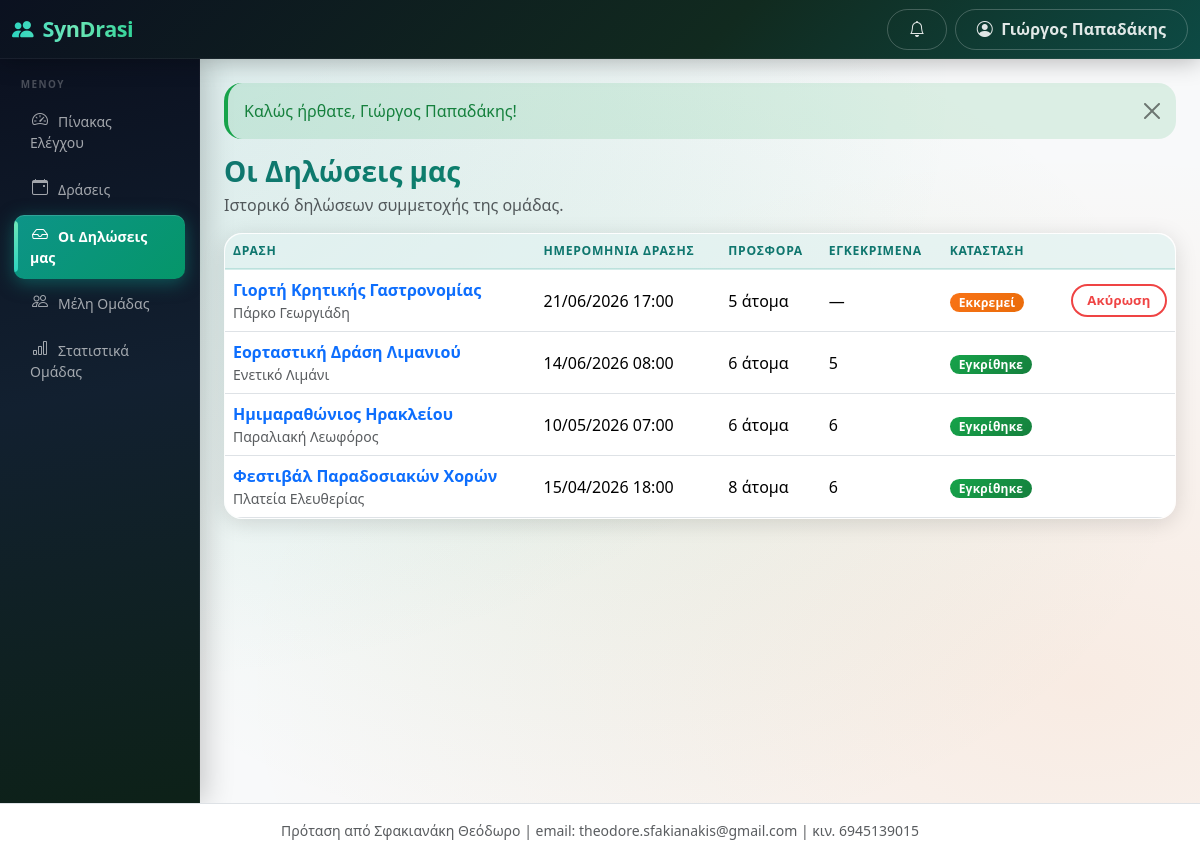
Screenshot of /public/team/applications (signed in) with the database file from the repository.
### tables this page shows
CREATE TABLE users (
  id INT AUTO_INCREMENT PRIMARY KEY,
  municipality_id INT NULL,
  team_id INT NULL,
  name VARCHAR(255) NOT NULL,
  email VARCHAR(255) NOT NULL UNIQUE,
  phone VARCHAR(50) NULL,
  password_hash VARCHAR(255) NOT NULL,
  role ENUM('super_admin','municipality_admin','team_admin','event_operator') NOT NULL,
  status ENUM('active','inactive') NOT NULL DEFAULT 'active',
  last_login_at DATETIME NULL,
  created_at DATETIME NOT NULL DEFAULT CURRENT_TIMESTAMP,
  updated_at DATETIME NULL ON UPDATE CURRENT_TIMESTAMP,
  INDEX idx_users_municipality_id (municipality_id),
  INDEX idx_users_team_id (team_id)
);

CREATE TABLE event_applications (
  id INT AUTO_INCREMENT PRIMARY KEY,
  municipality_id INT NOT NULL,
  event_id INT NOT NULL,
  team_id INT NOT NULL,
  offered_people INT NOT NULL DEFAULT 0,
  offered_vehicle TINYINT(1) NOT NULL DEFAULT 0,
  offered_medical_equipment TINYINT(1) NOT NULL DEFAULT 0,
  comment TEXT NULL,
  status ENUM('pending','approved','rejected','cancelled') NOT NULL DEFAULT 'pending',
  approved_people INT NULL,
  admin_comment TEXT NULL,
  submitted_at DATETIME NOT NULL DEFAULT CURRENT_TIMESTAMP,
  reviewed_at DATETIME NULL,
  reviewed_by INT NULL,
  created_at DATETIME NOT NULL DEFAULT CURRENT_TIMESTAMP,
  updated_at DATETIME NULL ON UPDATE CURRENT_TIMESTAMP,
  UNIQUE KEY unique_event_team (event_id, team_id),
  INDEX idx_applications_municipality_id (municipality_id),
  INDEX idx_applications_event_id (event_id),
  INDEX idx_applications_team_id (team_id),
  INDEX idx_applications_status (status)
);

CREATE TABLE events (
  id INT AUTO_INCREMENT PRIMARY KEY,
  municipality_id INT NOT NULL,
  category_id INT NULL,
  title VARCHAR(255) NOT NULL,
  description TEXT NULL,
  location_name VARCHAR(255) NULL,
  address VARCHAR(255) NULL,
  latitude DECIMAL(10,7) NULL,
  longitude DECIMAL(10,7) NULL,
  start_datetime DATETIME NOT NULL,
  end_datetime DATETIME NOT NULL,
  requested_people INT NOT NULL DEFAULT 0,
  requested_vehicle TINYINT(1) NOT NULL DEFAULT 0,
  requested_medical_equipment TINYINT(1) NOT NULL DEFAULT 0,
  instructions TEXT NULL,
  status ENUM('draft','open','review','confirmed','active','completed','cancelled') NOT NULL DEFAULT 'draft',
  published_at DATETIME NULL,
  created_by INT NOT NULL,
  created_at DATETIME NOT NULL DEFAULT CURRENT_TIMESTAMP,
  updated_at DATETIME NULL ON UPDATE CURRENT_TIMESTAMP,
  INDEX idx_events_municipality_id (municipality_id),
  INDEX idx_events_status (status),
  INDEX idx_events_start_datetime (start_datetime)
);

### app/Controllers/TeamPortalController.php (called while the page is built, shortened)
<?php
class TeamPortalController
{
    public function applications()
    {
        requireRole(['team_admin']);
        $applications = EventApplication::forTeam(current_team_id());
        render('team/applications', ['pageTitle' => 'Οι Δηλώσεις μας', 'applications' => $applications]);
    }
}

### public/index.php (called while the page is built, shortened)
<?php
require BASE_PATH . '/app/Helpers/functions.php';
require BASE_PATH . '/app/Helpers/Router.php';
spl_autoload_register(function ($class) {
    foreach (['Controllers', 'Models', 'Services'] as $dir) {
        $file = BASE_PATH . '/app/' . $dir . '/' . $class . '.php';
        if (is_file($file)) {
            return;
        }
    }
});
$router = new Router();
$router->dispatch($_SERVER['REQUEST_METHOD'], $_SERVER['REQUEST_URI']);

### app/Middleware/access.php (called while the page is built, shortened)
<?php
function requireLogin()
{
    if (!is_logged_in() || !current_user()) {
        if (wants_json()) {
            json_out(['success' => false, 'message' => 'Απαιτείται σύνδεση.'], 401);
        }
        flash_set('warning', 'Παρακαλούμε συνδεθείτε για να συνεχίσετε.');
        redirect('/login');
    }
}
function requireRole(array $roles)
{
    requireLogin();
}

### app/Models/EventApplication.php (called while the page is built, shortened)
<?php
class EventApplication
{
    public static function forTeam($teamId)
    {
        return dbq(
            'SELECT ea.*, e.title AS event_title, e.status AS event_status, e.start_datetime, e.end_datetime, e.location_name
             FROM event_applications ea
             JOIN events e ON e.id = ea.event_id
             WHERE ea.team_id = :tid
             ORDER BY e.start_datetime DESC',
            ['tid' => $teamId]
        )->fetchAll();
    }
}

### views/team/applications.php (the view, shortened to what this page needs)
<h1 class="h3 mb-1">Οι Δηλώσεις μας</h1>
<p class="text-muted">Ιστορικό δηλώσεων συμμετοχής της ομάδας.</p>
<div class="card shadow-sm">
  <?php if (!$applications): ?>
    <div class="card-body text-muted">Δεν έχετε υποβάλει ακόμη δηλώσεις συμμετοχής.</div>
  <?php else: ?>
    <div class="table-responsive">
      <table class="table table-hover mb-0">
        <thead><tr><th>Δράση</th><th>Ημερομηνία δράσης</th><th>Προσφορά</th><th>Εγκεκριμένα</th><th>Κατάσταση</th><th></th></tr></thead>
        <tbody>
          <?php foreach ($applications as $a): ?>
            <tr>
              <td>
                <a class="text-decoration-none fw-semibold" href="<?= e(url('/team/events/' . $a['event_id'])) ?>"><?= e($a['event_title']) ?></a>
                <div class="small text-muted"><?= e($a['location_name'] ?: '') ?></div>
              </td>
              <td><?= e(gr_datetime($a['start_datetime'])) ?></td>
              <td><?= (int) $a['offered_people'] ?> άτομα</td>
              <td><?= $a['approved_people'] !== null ? (int) $a['approved_people'] : '—' ?></td>
              <td><?= status_badge($a['status']) ?></td>
              <td class="text-end">
                <?php if ($a['status'] === 'pending'): ?>
                  <form method="post" action="<?= e(url('/team/applications/' . $a['id'] . '/cancel')) ?>"
                        onsubmit="return confirm('Να ακυρωθεί η δήλωση συμμετοχής;')">
                    <button class="btn btn-sm btn-outline-danger">Ακύρωση</button>
                  </form>
                <?php endif; ?>
              </td>
            </tr>
          <?php endforeach; ?>
        </tbody>
      </table>
    </div>
  <?php endif; ?>
</div>

### app/Helpers/Router.php (shortened to what this page needs)
<?php
class Router
{
    private $routes = [];
    public function get($pattern, $handler)
    {
        $this->routes[] = ['GET', $pattern, $handler];
    }
    public function post($pattern, $handler)
    {
        $this->routes[] = ['POST', $pattern, $handler];
    }
    public function dispatch($method, $uri)
    {
        $path = parse_url($uri, PHP_URL_PATH);
        $base = base_uri();
        if ($base !== '' && strpos($path, $base) === 0) {
            $path = substr($path, strlen($base));
        } else {
            $parent = preg_replace('#/public$#', '', $base);
            if ($parent !== $base && $parent !== '' && strpos($path, $parent) === 0) {
                $path = substr($path, strlen($parent));
            }
        }
        $path = '/' . trim($path, '/');
        foreach ($this->routes as $route) {
            list($m, $pattern, $handler) = $route;
            if ($m !== $method) {
                continue;
            }
            $regex = '#^' . preg_replace_callback(
                '/\{([a-zA-Z_]+)\}/',
                function ($m) {
                    return $m[1] === 'token' ? '([A-Za-z0-9]+)' : '(\d+)';
                },
                $pattern
            ) . '$#';
            if (preg_match($regex, $path, $matches)) {
                array_shift($matches);
                list($class, $action) = explode('@', $handler);
                $controller = new $class();
                return call_user_func_array([$controller, $action], $matches);
            }
        }
    }
}

### app/Helpers/functions.php (shortened to what this page needs)
<?php
function config($file)
{
    static $cache = [];
    if (!isset($cache[$file])) {
        $cache[$file] = require BASE_PATH . '/config/' . $file . '.php';
    }
    return $cache[$file];
}
function db()
{
    static $pdo = null;
    if ($pdo === null) {
        $cfg = config('database');
        $dsn = sprintf(
            'mysql:host=%s;port=%s;dbname=%s;charset=%s',
            $cfg['host'], $cfg['port'], $cfg['database'], $cfg['charset']
        );
        $pdo = new PDO($dsn, $cfg['username'], $cfg['password'], [
            PDO::ATTR_ERRMODE            => PDO::ERRMODE_EXCEPTION,
            PDO::ATTR_DEFAULT_FETCH_MODE => PDO::FETCH_ASSOC,
            PDO::ATTR_EMULATE_PREPARES   => false,
        ]);
    }
    return $pdo;
}
function dbq($sql, array $params = [])
{
    $stmt = db()->prepare($sql);
    $stmt->execute($params);
    return $stmt;
}
function e($value)
{
    return htmlspecialchars((string) $value, ENT_QUOTES, 'UTF-8');
}
function base_uri()
{
    static $base = null;
    if ($base === null) {
        $script = isset($_SERVER['SCRIPT_NAME']) ? $_SERVER['SCRIPT_NAME'] : '/index.php';
        $dir = str_replace('\\', '/', dirname($script));
        $base = ($dir === '/' || $dir === '.') ? '' : rtrim($dir, '/');
    }
    return $base;
}
function url($path = '/')
{
    return base_uri() . '/' . ltrim($path, '/');
}
function is_logged_in()
{
    return !empty($_SESSION['user_id']);
}
function current_user()
{
    static $user = false;
    if ($user === false) {
        $user = null;
        if (is_logged_in()) {
            $user = dbq(
                'SELECT id, name, email, role, municipality_id, team_id, status, last_login_at, created_at
                 FROM users WHERE id = :id AND status = :st LIMIT 1',
                ['id' => $_SESSION['user_id'], 'st' => 'active']
            )->fetch();
        }
    }
    return $user ?: null;
}
function current_team_id()
{
    return isset($_SESSION['team_id']) && $_SESSION['team_id'] !== null
        ? (int) $_SESSION['team_id'] : null;
}
function render($view, array $data = [], $withLayout = true)
{
    extract($data, EXTR_SKIP);
    if ($withLayout) {
        include BASE_PATH . '/views/layouts/header.php';
    }
    include BASE_PATH . '/views/' . $view . '.php';
    if ($withLayout) {
        include BASE_PATH . '/views/layouts/footer.php';
    }
    exit;
}
function greek_status($status)
{
    static $map = [
        'draft'           => 'Πρόχειρη',
        'open'            => 'Ανοιχτή',
        'review'          => 'Σε έγκριση',
        'confirmed'       => 'Οριστικοποιημένη',
        'active'          => 'Ενεργή',
        'closed'          => 'Σε αρχειοθέτηση',
        'completed'       => 'Ολοκληρωμένη',
        'cancelled'       => 'Ακυρωμένη',
        'pending'         => 'Εκκρεμεί',
        'approved'        => 'Εγκρίθηκε',
        'rejected'        => 'Απορρίφθηκε',
        'present_full'    => 'Παρών',
        'present_partial' => 'Παρών με ελλείψεις',
        'not_present'     => 'Δεν προσήλθε',
        'departed'        => 'Αποχώρησε',
        'open_shortage'   => 'Ανοιχτή',
        'acknowledged'    => 'Ελήφθη',
        'resolved'        => 'Επιλύθηκε',
        'active_generic'  => 'Ενεργή',
        'inactive'        => 'Ανενεργή',
    ];
    return isset($map[$status]) ? $map[$status] : $status;
}
function status_color($status)
{
    static $map = [
        'draft' => 'secondary', 'open' => 'primary', 'review' => 'info',
        'confirmed' => 'success', 'active' => 'warning', 'closed' => 'warning',
        'completed' => 'success', 'cancelled' => 'danger',
        'pending' => 'warning', 'approved' => 'success', 'rejected' => 'danger',
        'present_full' => 'success', 'present_partial' => 'warning',
        'not_present' => 'secondary', 'departed' => 'dark',
        'acknowledged' => 'info', 'resolved' => 'success',
        'low' => 'secondary', 'medium' => 'info', 'high' => 'warning', 'critical' => 'danger',
    ];
    return isset($map[$status]) ? $map[$status] : 'secondary';
}
function status_badge($status)
{
    return '<span class="badge text-bg-' . e(status_color($status)) . '">' . e(greek_status($status)) . '</span>';
}
function gr_datetime($datetime)
{
    $ts = strtotime($datetime);
    return $ts ? date('d/m/Y H:i', $ts) : '—';
}

### views/layouts/header.php (shortened to what this page needs)
<!DOCTYPE html>
<html lang="el">
<head>
<link href="https://cdn.jsdelivr.net/npm/bootstrap@5.3.3/dist/css/bootstrap.min.css" rel="stylesheet">
<link href="https://cdn.jsdelivr.net/npm/bootstrap-icons@1.11.3/font/bootstrap-icons.min.css" rel="stylesheet">
<link href="https://unpkg.com/leaflet@1.9.4/dist/leaflet.css" rel="stylesheet">
<link href="<?= e(url('/assets/css/app.css')) ?>" rel="stylesheet">
</head>
<body class="bg-light">
<nav class="navbar navbar-dark syndrasi-topbar sticky-top">
  <div class="container-fluid">
    <div class="d-flex align-items-center">
      <a class="navbar-brand fw-bold" href="<?= e(url('/')) ?>">
        <i class="bi bi-people-fill me-1"></i> SynDrasi
      </a>
    </div>
    <div class="d-flex align-items-center gap-2">
      <a href="<?= e(url('/notifications')) ?>" class="btn btn-outline-light position-relative" title="Ειδοποιήσεις">
        <i class="bi bi-bell"></i>
      </a>
      <div class="dropdown">
        <button class="btn btn-outline-light dropdown-toggle" data-bs-toggle="dropdown">
          <i class="bi bi-person-circle me-1"></i>
          <span class="d-none d-md-inline"><?= e(current_user() ? current_user()['name'] : '') ?></span>
        </button>
      </div>
    </div>
  </div>
</nav>
<div class="container-fluid">
  <div class="row">
    <?php include BASE_PATH . '/views/layouts/sidebar.php'; ?>
    <main class="col-lg-10 ms-sm-auto px-3 px-md-4 py-4">
      <?php include BASE_PATH . '/views/layouts/flash.php'; ?>

### rows the page displays
users: name "Γιώργος Παπαδάκης"
event_applications: event.title "Γιορτή Κρητικής Γαστρονομίας", event.location_name "Πάρκο Γεωργιάδη", event.start_datetime "21/06/2026 17:00", offered_people "5", status "Εκκρεμεί"
event_applications: event.title "Εορταστική Δράση Λιμανιού", event.location_name "Ενετικό Λιμάνι", event.start_datetime "14/06/2026 08:00", offered_people "6", approved_people "5", status "Εγκρίθηκε"
event_applications: event.title "Ημιμαραθώνιος Ηρακλείου", event.location_name "Παραλιακή Λεωφόρος", event.start_datetime "10/05/2026 07:00", offered_people "6", approved_people "6", status "Εγκρίθηκε"
event_applications: event.title "Φεστιβάλ Παραδοσιακών Χορών", event.location_name "Πλατεία Ελευθερίας", event.start_datetime "15/04/2026 18:00", offered_people "8", approved_people "6", status "Εγκρίθηκε"

### other values shown
$m[2] "Πίνακας Ελέγχου"
$m[2] "Δράσεις"
$m[2] "Οι Δηλώσεις μας"
$m[2] "Μέλη Ομάδας"
$m[2] "Στατιστικά Ομάδας"
$f['message'] "Καλώς ήρθατε, Γιώργος Παπαδάκης!"
